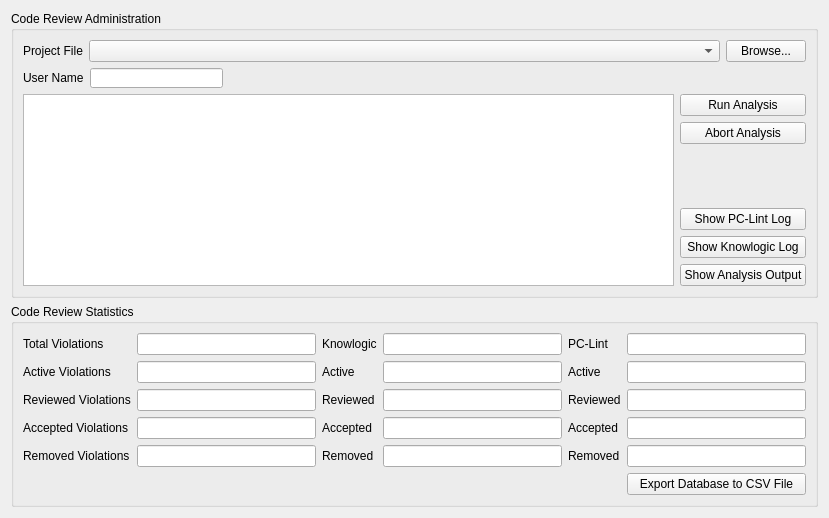
        <widget class="QWidget" name="tab_Config">
         <property name="minimumSize">
          <size>
           <width>829</width>
           <height>440</height>
          </size>
         </property>
         <attribute name="title">
          <string>Admin</string>
         </attribute>
         <layout class="QVBoxLayout" name="verticalLayout_9">
          <item>
           <widget class="QGroupBox" name="groupBox_2">
            <property name="minimumSize">
             <size>
              <width>621</width>
              <height>211</height>
             </size>
            </property>
            <property name="title">
             <string>Code Review Administration</string>
            </property>
            <layout class="QVBoxLayout" name="verticalLayout_6">
             <item>
              <layout class="QHBoxLayout" name="horizontalLayout_5">
               <property name="sizeConstraint">
                <enum>QLayout::SetNoConstraint</enum>
               </property>
               <item>
                <widget class="QLabel" name="label_5">
                 <property name="sizePolicy">
                  <sizepolicy hsizetype="Preferred" vsizetype="Preferred">
                   <horstretch>0</horstretch>
                   <verstretch>0</verstretch>
                  </sizepolicy>
                 </property>
                 <property name="text">
                  <string>Project File</string>
                 </property>
                </widget>
               </item>
               <item>
                <widget class="QComboBox" name="projectFileSelector">
                 <property name="sizePolicy">
                  <sizepolicy hsizetype="Preferred" vsizetype="Fixed">
                   <horstretch>1</horstretch>
                   <verstretch>0</verstretch>
                  </sizepolicy>
                 </property>
                 <property name="minimumSize">
                  <size>
                   <width>0</width>
                   <height>0</height>
                  </size>
                 </property>
                </widget>
               </item>
               <item>
                <widget class="QPushButton" name="browseProjectFile">
                 <property name="maximumSize">
                  <size>
                   <width>16777152</width>
                   <height>16777215</height>
                  </size>
                 </property>
                 <property name="text">
                  <string>Browse...</string>
                 </property>
                </widget>
               </item>
              </layout>
             </item>
             <item>
              <layout class="QHBoxLayout" name="horizontalLayout_4">
               <item>
                <widget class="QLabel" name="label_7">
                 <property name="text">
                  <string>User Name</string>
                 </property>
                </widget>
               </item>
               <item>
                <widget class="QLineEdit" name="lineEdit_userName">
                 <property name="sizePolicy">
                  <sizepolicy hsizetype="Expanding" vsizetype="Fixed">
                   <horstretch>0</horstretch>
                   <verstretch>0</verstretch>
                  </sizepolicy>
                 </property>
                 <property name="maximumSize">
                  <size>
                   <width>133</width>
                   <height>20</height>
                  </size>
                 </property>
                 <property name="focusPolicy">
                  <enum>Qt::WheelFocus</enum>
                 </property>
                </widget>
               </item>
               <item>
                <spacer name="horizontalSpacer_2">
                 <property name="orientation">
                  <enum>Qt::Horizontal</enum>
                 </property>
                 <property name="sizeHint" stdset="0">
                  <size>
                   <width>388</width>
                   <height>20</height>
                  </size>
                 </property>
                </spacer>
               </item>
              </layout>
             </item>
             <item>
              <layout class="QHBoxLayout" name="horizontalLayout_6">
               <item>
                <widget class="QTextEdit" name="toolOutput">
                 <property name="font">
                  <font>
                   <family>Arial</family>
                   <pointsize>9</pointsize>
                   <weight>50</weight>
                   <italic>false</italic>
                   <bold>false</bold>
                  </font>
                 </property>
                 <property name="readOnly">
                  <bool>true</bool>
                 </property>
                </widget>
               </item>
               <item>
                <layout class="QVBoxLayout" name="verticalLayout_5">
                 <item>
                  <layout class="QVBoxLayout" name="verticalLayout_4"/>
                 </item>
                 <item>
                  <widget class="QPushButton" name="runAnalysis">
                   <property name="text">
                    <string>Run Analysis</string>
                   </property>
                  </widget>
                 </item>
                 <item>
                  <widget class="QPushButton" name="abortAnalysis">
                   <property name="text">
                    <string>Abort Analysis</string>
                   </property>
                  </widget>
                 </item>
                 <item>
                  <spacer name="verticalSpacer_4">
                   <property name="orientation">
                    <enum>Qt::Vertical</enum>
                   </property>
                   <property name="sizeHint" stdset="0">
                    <size>
                     <width>20</width>
                     <height>40</height>
                    </size>
                   </property>
                  </spacer>
                 </item>
                 <item>
                  <widget class="QPushButton" name="showPcLintLog">
                   <property name="text">
                    <string>Show PC-Lint Log</string>
                   </property>
                  </widget>
                 </item>
                 <item>
                  <widget class="QPushButton" name="showKsLog">
                   <property name="text">
                    <string>Show Knowlogic Log</string>
                   </property>
                  </widget>
                 </item>
                 <item>
                  <widget class="QPushButton" name="showToolOutput">
                   <property name="text">
                    <string>Show Analysis Output</string>
                   </property>
                  </widget>
                 </item>
                </layout>
               </item>
              </layout>
             </item>
            </layout>
           </widget>
          </item>
          <item>
           <widget class="QGroupBox" name="groupBox">
            <property name="minimumSize">
             <size>
              <width>621</width>
              <height>171</height>
             </size>
            </property>
            <property name="title">
             <string>Code Review Statistics</string>
            </property>
            <layout class="QVBoxLayout" name="verticalLayout_15">
             <item>
              <layout class="QGridLayout" name="gridLayout">
               <item row="5" column="0">
                <widget class="QLabel" name="label_10">
                 <property name="text">
                  <string>Removed Violations</string>
                 </property>
                </widget>
               </item>
               <item row="3" column="0">
                <widget class="QLabel" name="label_11">
                 <property name="text">
                  <string>Reviewed Violations</string>
                 </property>
                </widget>
               </item>
               <item row="3" column="1">
                <widget class="QLineEdit" name="reviewedViolations">
                 <property name="readOnly">
                  <bool>true</bool>
                 </property>
                </widget>
               </item>
               <item row="4" column="0">
                <widget class="QLabel" name="label_8">
                 <property name="text">
                  <string>Accepted Violations</string>
                 </property>
                </widget>
               </item>
               <item row="4" column="1">
                <widget class="QLineEdit" name="acceptedViolations">
                 <property name="readOnly">
                  <bool>true</bool>
                 </property>
                </widget>
               </item>
               <item row="5" column="1">
                <widget class="QLineEdit" name="removedViolations">
                 <property name="readOnly">
                  <bool>true</bool>
                 </property>
                </widget>
               </item>
               <item row="0" column="3">
                <widget class="QLineEdit" name="ksTotal">
                 <property name="readOnly">
                  <bool>true</bool>
                 </property>
                </widget>
               </item>
               <item row="3" column="2">
                <widget class="QLabel" name="Reviewed">
                 <property name="text">
                  <string>Reviewed</string>
                 </property>
                </widget>
               </item>
               <item row="4" column="2">
                <widget class="QLabel" name="label_13">
                 <property name="text">
                  <string>Accepted</string>
                 </property>
                </widget>
               </item>
               <item row="5" column="2">
                <widget class="QLabel" name="label_14">
                 <property name="text">
                  <string>Removed</string>
                 </property>
                </widget>
               </item>
               <item row="0" column="4">
                <widget class="QLabel" name="label_12">
                 <property name="text">
                  <string>PC-Lint</string>
                 </property>
                </widget>
               </item>
               <item row="3" column="3">
                <widget class="QLineEdit" name="ksReviewed">
                 <property name="readOnly">
                  <bool>true</bool>
                 </property>
                </widget>
               </item>
               <item row="4" column="3">
                <widget class="QLineEdit" name="ksAccepted">
                 <property name="readOnly">
                  <bool>true</bool>
                 </property>
                </widget>
               </item>
               <item row="5" column="3">
                <widget class="QLineEdit" name="ksRemoved">
                 <property name="readOnly">
                  <bool>true</bool>
                 </property>
                </widget>
               </item>
               <item row="3" column="5">
                <widget class="QLineEdit" name="pcReviewed">
                 <property name="readOnly">
                  <bool>true</bool>
                 </property>
                </widget>
               </item>
               <item row="3" column="4">
                <widget class="QLabel" name="label_15">
                 <property name="text">
                  <string>Reviewed</string>
                 </property>
                </widget>
               </item>
               <item row="4" column="4">
                <widget class="QLabel" name="label_16">
                 <property name="text">
                  <string>Accepted</string>
                 </property>
                </widget>
               </item>
               <item row="5" column="4">
                <widget class="QLabel" name="label_17">
                 <property name="text">
                  <string>Removed</string>
                 </property>
                </widget>
               </item>
               <item row="0" column="5">
                <widget class="QLineEdit" name="pcTotal">
                 <property name="readOnly">
                  <bool>true</bool>
                 </property>
                </widget>
               </item>
               <item row="4" column="5">
                <widget class="QLineEdit" name="pcAccepted">
                 <property name="readOnly">
                  <bool>true</bool>
                 </property>
                </widget>
               </item>
               <item row="5" column="5">
                <widget class="QLineEdit" name="pcRemoved">
                 <property name="readOnly">
                  <bool>true</bool>
                 </property>
                </widget>
               </item>
               <item row="2" column="0">
                <widget class="QLabel" name="label_20">
                 <property name="text">
                  <string>Active Violations</string>
                 </property>
                </widget>
               </item>
               <item row="2" column="1">
                <widget class="QLineEdit" name="activeViolations"/>
               </item>
               <item row="2" column="2">
                <widget class="QLabel" name="label_21">
                 <property name="text">
                  <string>Active</string>
                 </property>
                </widget>
               </item>
               <item row="2" column="3">
                <widget class="QLineEdit" name="ksActive"/>
               </item>
               <item row="2" column="4">
                <widget class="QLabel" name="label_22">
                 <property name="text">
                  <string>Active</string>
                 </property>
                </widget>
               </item>
               <item row="2" column="5">
                <widget class="QLineEdit" name="pcActive"/>
               </item>
               <item row="0" column="2">
                <widget class="QLabel" name="label_4">
                 <property name="text">
                  <string>Knowlogic</string>
                 </property>
                </widget>
               </item>
               <item row="0" column="1">
                <widget class="QLineEdit" name="totalViolations">
                 <property name="readOnly">
                  <bool>true</bool>
                 </property>
                </widget>
               </item>
               <item row="0" column="0">
                <widget class="QLabel" name="label_9">
                 <property name="text">
                  <string>Total Violations</string>
                 </property>
                </widget>
               </item>
               <item row="6" column="5">
                <widget class="QPushButton" name="exportDb">
                 <property name="text">
                  <string>Export Database to CSV File</string>
                 </property>
                </widget>
               </item>
              </layout>
             </item>
            </layout>
           </widget>
          </item>
         </layout>
        </widget>
